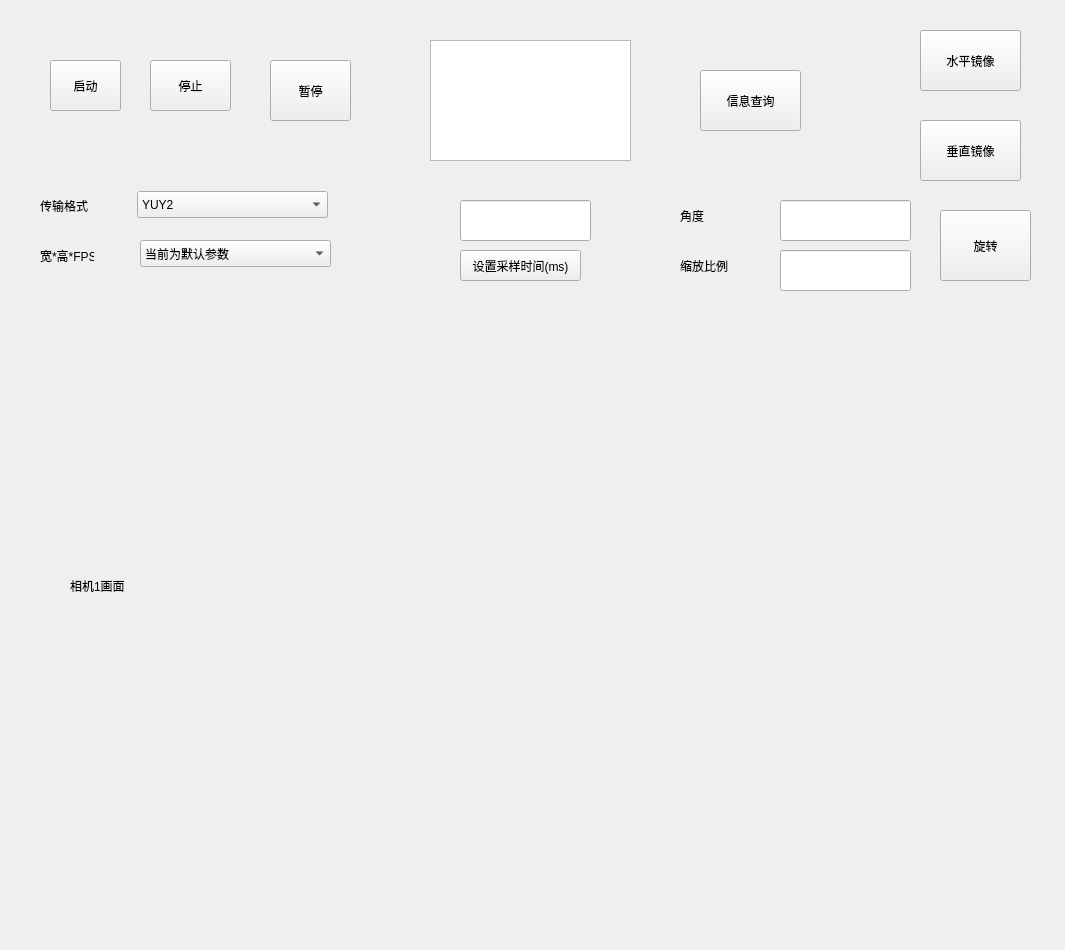
<?xml version="1.0" encoding="UTF-8"?>
<ui version="4.0">
 <class>Form</class>
 <widget class="QWidget" name="Form">
  <property name="geometry">
   <rect>
    <x>0</x>
    <y>0</y>
    <width>1065</width>
    <height>950</height>
   </rect>
  </property>
  <property name="windowTitle">
   <string>Form</string>
  </property>
  <widget class="QLineEdit" name="input_scale">
   <property name="geometry">
    <rect>
     <x>780</x>
     <y>250</y>
     <width>131</width>
     <height>41</height>
    </rect>
   </property>
  </widget>
  <widget class="QPushButton" name="btn_start">
   <property name="geometry">
    <rect>
     <x>50</x>
     <y>60</y>
     <width>71</width>
     <height>51</height>
    </rect>
   </property>
   <property name="text">
    <string>启动</string>
   </property>
  </widget>
  <widget class="QPushButton" name="btn_pause">
   <property name="geometry">
    <rect>
     <x>270</x>
     <y>60</y>
     <width>81</width>
     <height>61</height>
    </rect>
   </property>
   <property name="text">
    <string>暂停</string>
   </property>
  </widget>
  <widget class="QLabel" name="label_4">
   <property name="geometry">
    <rect>
     <x>680</x>
     <y>250</y>
     <width>54</width>
     <height>31</height>
    </rect>
   </property>
   <property name="text">
    <string>缩放比例</string>
   </property>
  </widget>
  <widget class="QLabel" name="label_3">
   <property name="geometry">
    <rect>
     <x>680</x>
     <y>200</y>
     <width>91</width>
     <height>31</height>
    </rect>
   </property>
   <property name="text">
    <string>角度</string>
   </property>
  </widget>
  <widget class="QLabel" name="label">
   <property name="geometry">
    <rect>
     <x>40</x>
     <y>240</y>
     <width>54</width>
     <height>31</height>
    </rect>
   </property>
   <property name="text">
    <string>宽*高*FPS</string>
   </property>
  </widget>
  <widget class="QPushButton" name="btn_sample_time">
   <property name="geometry">
    <rect>
     <x>460</x>
     <y>250</y>
     <width>121</width>
     <height>31</height>
    </rect>
   </property>
   <property name="text">
    <string>设置采样时间(ms)</string>
   </property>
  </widget>
  <widget class="QComboBox" name="format_list">
   <property name="geometry">
    <rect>
     <x>137</x>
     <y>191</y>
     <width>191</width>
     <height>27</height>
    </rect>
   </property>
   <item>
    <property name="text">
     <string>YUY2</string>
    </property>
   </item>
   <item>
    <property name="text">
     <string>MJPG</string>
    </property>
   </item>
  </widget>
  <widget class="QPushButton" name="btn_tilt_flip">
   <property name="geometry">
    <rect>
     <x>920</x>
     <y>120</y>
     <width>101</width>
     <height>61</height>
    </rect>
   </property>
   <property name="text">
    <string>垂直镜像</string>
   </property>
  </widget>
  <widget class="QPushButton" name="btn_rotate">
   <property name="geometry">
    <rect>
     <x>940</x>
     <y>210</y>
     <width>91</width>
     <height>71</height>
    </rect>
   </property>
   <property name="text">
    <string>旋转</string>
   </property>
  </widget>
  <widget class="QLineEdit" name="input_degree">
   <property name="geometry">
    <rect>
     <x>780</x>
     <y>200</y>
     <width>131</width>
     <height>41</height>
    </rect>
   </property>
  </widget>
  <widget class="QLabel" name="pic1">
   <property name="geometry">
    <rect>
     <x>70</x>
     <y>320</y>
     <width>891</width>
     <height>531</height>
    </rect>
   </property>
   <property name="text">
    <string>相机1画面</string>
   </property>
   <property name="scaledContents">
    <bool>false</bool>
   </property>
  </widget>
  <widget class="QLabel" name="label_2">
   <property name="geometry">
    <rect>
     <x>40</x>
     <y>190</y>
     <width>91</width>
     <height>31</height>
    </rect>
   </property>
   <property name="text">
    <string>传输格式</string>
   </property>
  </widget>
  <widget class="QComboBox" name="camera_parameter">
   <property name="geometry">
    <rect>
     <x>140</x>
     <y>240</y>
     <width>191</width>
     <height>27</height>
    </rect>
   </property>
   <item>
    <property name="text">
     <string>当前为默认参数</string>
    </property>
   </item>
  </widget>
  <widget class="QTextEdit" name="information_output">
   <property name="geometry">
    <rect>
     <x>430</x>
     <y>40</y>
     <width>201</width>
     <height>121</height>
    </rect>
   </property>
  </widget>
  <widget class="QPushButton" name="btn_close">
   <property name="geometry">
    <rect>
     <x>150</x>
     <y>60</y>
     <width>81</width>
     <height>51</height>
    </rect>
   </property>
   <property name="text">
    <string>停止</string>
   </property>
  </widget>
  <widget class="QPushButton" name="btn_pan_flip">
   <property name="geometry">
    <rect>
     <x>920</x>
     <y>30</y>
     <width>101</width>
     <height>61</height>
    </rect>
   </property>
   <property name="text">
    <string>水平镜像</string>
   </property>
  </widget>
  <widget class="QLineEdit" name="input_sample_time">
   <property name="geometry">
    <rect>
     <x>460</x>
     <y>200</y>
     <width>131</width>
     <height>41</height>
    </rect>
   </property>
  </widget>
  <widget class="QPushButton" name="btn_information_inquire">
   <property name="geometry">
    <rect>
     <x>700</x>
     <y>70</y>
     <width>101</width>
     <height>61</height>
    </rect>
   </property>
   <property name="text">
    <string>信息查询</string>
   </property>
  </widget>
 </widget>
 <resources/>
 <connections/>
</ui>
